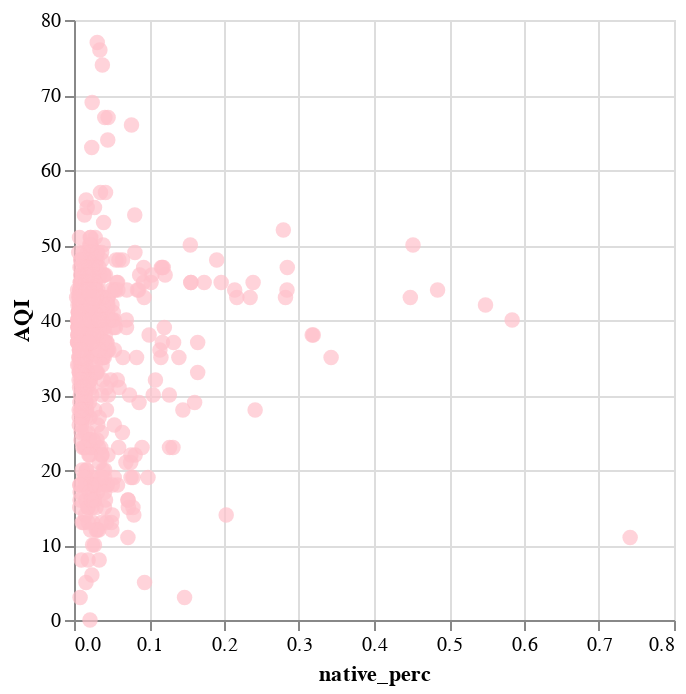

Here is the notebook cell this chart was saved with:
### Code cell
native

### Figure 1 — Vega-Lite specification as saved in the notebook (floating-point values rounded to 4 significant figures; data arrays with more than 128 entries replaced by an {"elided": "..."} marker saying what was removed)
{"config": {"view": {"continuousWidth": 300, "continuousHeight": 300}}, "data": {"name": "data-974d8b3b1e05bf63a0fb5c0d7623912f"}, "mark": {"type": "circle", "color": "pink", "size": 60}, "encoding": {"x": {"field": "native_perc", "type": "quantitative"}, "y": {"field": "AQI", "type": "quantitative"}}, "$schema": "https://vega.github.io/schema/vega-lite/v5.15.1.json", "datasets": {"data-974d8b3b1e05bf63a0fb5c0d7623912f": {"elided": "966 records"}}}
